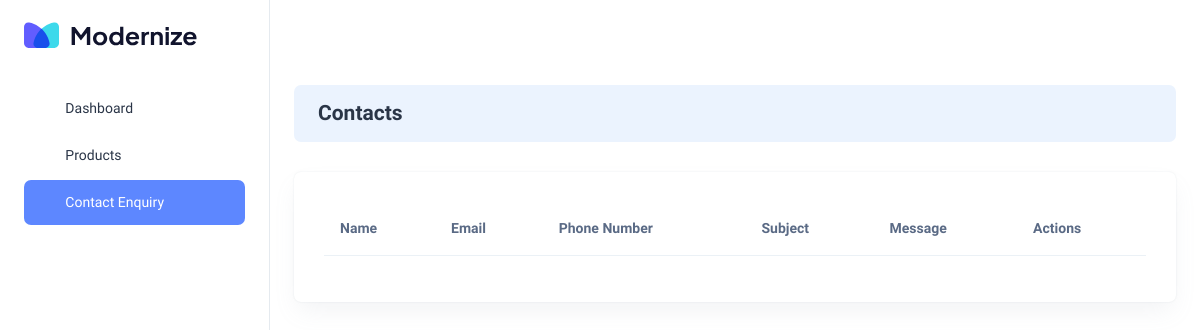
Page /cmo/contacts/ on the earlier database version.
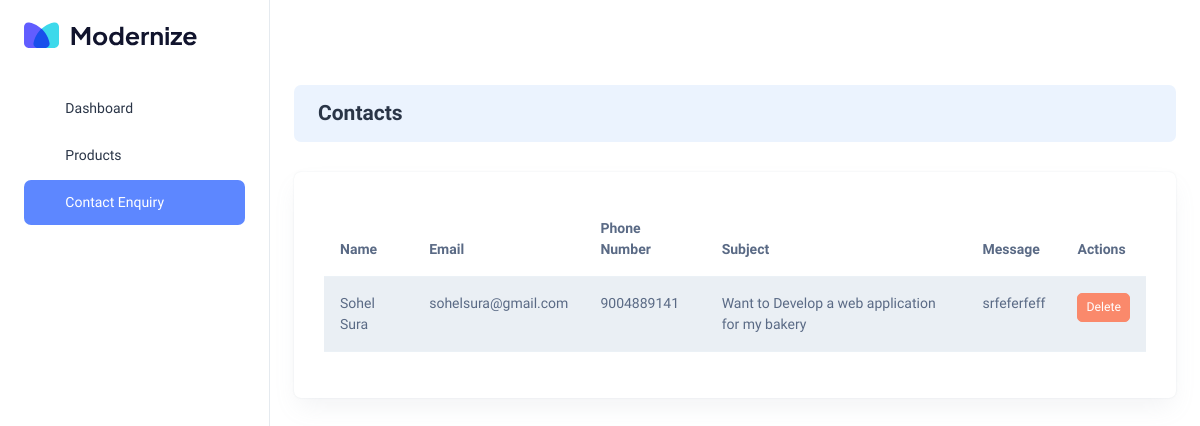
Same page on the later database version.
### main/models.py (models this page shows, shortened)
class Contact(models.Model):
    name = models.CharField(max_length=100)
    email = models.EmailField()
    phone_number = models.CharField(max_length=20)
    subject = models.CharField(max_length=200)
    message = models.TextField()

### dashboard/views.py (the view)
# urls.py: path('contacts/', contact_list, name='contact_list'),
def contact_list(request):
    contacts = Contact.objects.all().order_by('-id')
    return render(request, 'contact_list.html', {'contacts': contacts})

### main/context_processors.py (called while the page is built)
def navbar_products(request):
    return {'products': Product.objects.all().order_by('sort_order')}

### dashboard/templates/contact_list.html (shortened to what this page needs)
{% extends 'layout/base.html' %}
{% load static %}
{% block styles %}
<link
  rel="stylesheet"
  href="{% static 'libs/Datatables/demos.adminmart.com_premium_bootstrap_modernize-bootstrap_package_dist_libs_datatables.net-bs5_css_dataTables.bootstrap5.min.css' %}"
/>
<link
  rel="stylesheet"
  href="{% static 'libs/SweetAlert2/sweetalert2.css' %}"
/>
<link rel="stylesheet" href="{% static 'libs/datatables-bs4/css/dataTables.bootstrap4.min.css' %}">
<link rel="stylesheet" href="{% static 'libs/datatables-responsive/css/responsive.bootstrap4.min.css' %}">
<link rel="stylesheet" href="{% static 'libs/datatables-buttons/css/buttons.bootstrap4.min.css' %}">
{% endblock %}
{% block content %}
<div class="card bg-light-info shadow-none position-relative overflow-hidden">
  <div class="card-body px-4 py-3">
    <div class="row align-items-center">
      <div class="col-12">
        <h4 class="fw-semibold mb-0">Contacts</h4>
      </div>
    </div>
  </div>
</div>
<section>
  <div class="row">
    <div class="col-12">
      <div class="card">
        <div class="card-body">
          <table id="contactTable" class="table table-striped">
            <thead>
              <tr>
                <th>Name</th>
                <th>Email</th>
                <th>Phone Number</th>
                <th>Subject</th>
                <th>Message</th>
                <th>Actions</th>
              </tr>
            </thead>
            <tbody>
              {% for contact in contacts %}
              <tr>
                <td>{{ contact.name }}</td>
                <td>{{ contact.email }}</td>
                <td>{{ contact.phone_number }}</td>
                <td>{{ contact.subject }}</td>
                <td>
                  <span class="message-tooltip" data-bs-toggle="tooltip" data-bs-placement="top" title="{{ contact.message }}">
                    {{ contact.message|truncatechars:30 }}
                  </span>
                </td>
                <td>
                  <button class="btn btn-sm btn-danger delete-contact" data-id="{{ contact.id }}">Delete</button>
                </td>
              </tr>
              {% endfor %}
            </tbody>
          </table>
        </div>
      </div>
    </div>
  </div>
</section>
{% endblock %}

### dashboard/templates/layout/base.html (shortened to what this page needs)
<!doctype html>
<html lang="en">
<head>
    {% load static %}
  <link rel="stylesheet" href="{% static 'css/styles.min.css' %}" />
  <link rel="stylesheet" href="{% static 'libs/toastr/toastr.min.css' %}">
  {% block styles %} {% endblock %}
</head>
<body>
    <div class="page-wrapper" id="main-wrapper" data-layout="vertical" data-navbarbg="skin6" data-sidebartype="full"
    data-sidebar-position="fixed" data-header-position="fixed">
    {% include 'layout/sidebar.html' %}
    <div class="body-wrapper">
        {% include 'layout/header.html' %}
        <div class="container-fluid">
            {% block content %} {% endblock %}
        </div>
    </div>
    </div>
</body>
</html>

### dashboard/templates/layout/sidebar.html (shortened to what this page needs)
{% load static %}
<aside class="left-sidebar">
    <div>
      <div class="brand-logo d-flex align-items-center justify-content-between">
        <a href="./index.html" class="text-nowrap logo-img">
          <img src="{% static 'images/logos/dark-logo.svg' %}" width="180" alt="" />
        </a>
      </div>
      <nav class="sidebar-nav scroll-sidebar mt-3" data-simplebar="">
        <ul id="sidebarnav">
          <li class="sidebar-item">
            <a class="sidebar-link" href="{% url 'dashboard:dashboard'%}" aria-expanded="false">
              <span>
                <i class="ti ti-layout-dashboard"></i>
              </span>
              <span class="hide-menu">Dashboard</span>
            </a>
          </li>
          <li class="sidebar-item">
            <a class="sidebar-link" href="{% url 'dashboard:product_list'%}" aria-expanded="false">
              <span>
                <i class="ti ti-box"></i>
              </span>
              <span class="hide-menu">Products</span>
            </a>
          </li>
          <li class="sidebar-item">
            <a class="sidebar-link" href="{% url 'dashboard:contact_list'%}" aria-expanded="false">
              <span>
                <i class="ti ti-microphone"></i>
              </span>
              <span class="hide-menu">Contact Enquiry</span>
            </a>
          </li>
        </ul>
      </nav>
    </div>
  </aside>

### dashboard/templates/layout/header.html (shortened to what this page needs)
{% load static %}
<header class="app-header">
    <nav class="navbar navbar-expand-lg navbar-light">
      <ul class="navbar-nav">
        <li class="nav-item d-block ">
          <a class="nav-link sidebartoggler nav-icon-hover" id="headerCollapse" href="javascript:void(0)">
            <i class="ti ti-menu-2"></i>
          </a>
        </li>
      </ul>
      <div class="navbar-collapse justify-content-end px-0" id="navbarNav">
        <ul class="navbar-nav flex-row ms-auto align-items-center justify-content-end">
          <li class="nav-item dropdown">
            <a class="nav-link nav-icon-hover" href="javascript:void(0)" id="drop2" data-bs-toggle="dropdown"
              aria-expanded="false">
             <i class="ti ti-user"></i>
            </a>
          </li>
        </ul>
      </div>
    </nav>
  </header>

### dashboard/templates/contact_list.html (style rules this page uses)
.message-tooltip { cursor: pointer; }

Differences in the rows shown:
added Contact: name "Sohel Sura", email "sohelsura@gmail.com", phone_number "9004889141", subject "Want to Develop a web application for my bakery", message "srfeferfeff"
